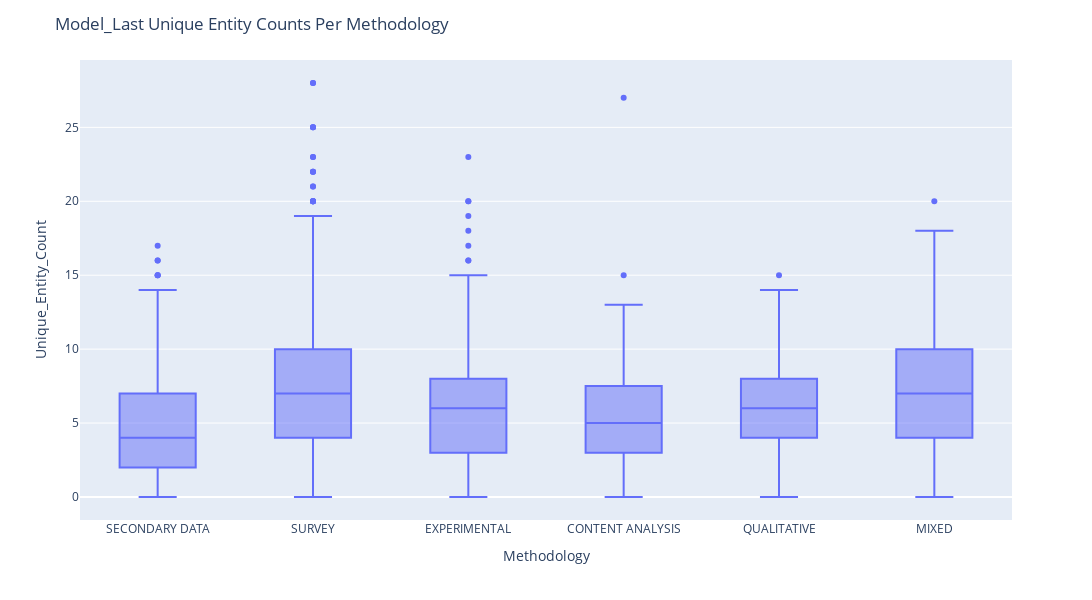

Notebook cell for this chart:
### Code cell
configure_plotly_browser_state()

fig = px.box(df_last, y = "Unique_Entity_Count", x = "Methodology", hover_data=["Document"])
fig.update_layout(
    autosize=False,
    width=1500,
    height=600,
    title_text=f"Model_Last Unique Entity Counts Per Methodology",

)
fig.show()

### Figure 1 — Plotly figure (JSON) as saved in the notebook; plotly's stock layout.template omitted (floating-point values rounded to 4 significant figures; data arrays with more than 128 entries replaced by an {"elided": "..."} marker saying what was removed)
{"data": [{"hovertemplate": "Methodology=%{x}<br>Unique_Entity_Count=%{y}<br>Document=%{customdata[0]}<extra></extra>", "showlegend": false, "legendgroup": "", "name": "", "yaxis": "y", "customdata": {"elided": "2775x1 int values"}, "y": {"elided": "2775 int values"}, "offsetgroup": "", "xaxis": "x", "y0": " ", "marker": {"color": "#636efa"}, "x": {"elided": "2775 str values"}, "alignmentgroup": "True", "type": "box", "x0": " ", "notched": false, "orientation": "v"}], "layout": {"autosize": false, "boxmode": "group", "yaxis": {"domain": [0, 1], "anchor": "x", "title": {"text": "Unique_Entity_Count"}}, "title": {"text": "Model_Last Unique Entity Counts Per Methodology"}, "height": 600, "width": 1500, "xaxis": {"domain": [0, 1], "anchor": "y", "title": {"text": "Methodology"}}, "margin": {"t": 60}, "legend": {"tracegroupgap": 0}}}
